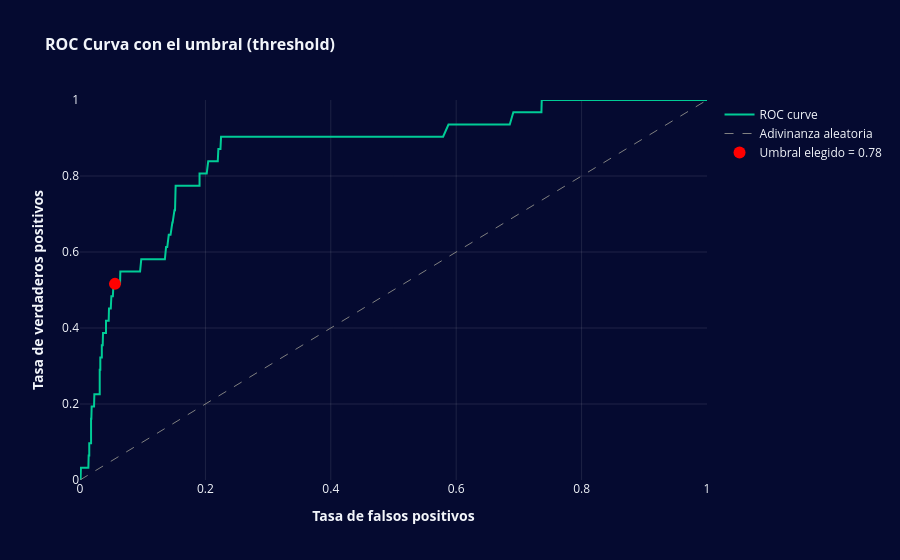

The notebook cell this image was saved under:
### Code cell
idx = np.argmin(np.abs(thresholds - best_threshold))

fig = go.Figure()

fig.add_trace(go.Scatter(
    x=fpr, 
    y=tpr, 
    mode='lines', 
    name='ROC curve',
    line=dict(color='#00CC96', width=2) 
))

fig.add_trace(go.Scatter(
    x=[0, 1], 
    y=[0, 1], 
    mode='lines', 
    name='Adivinanza aleatoria',
    line=dict(dash='dash', color='gray', width=1)
))

fig.add_trace(go.Scatter(
    x=[fpr[idx]], 
    y=[tpr[idx]], 
    mode='markers', 
    name=f'Umbral elegido = {best_threshold:.2f}',
    marker=dict(color='red', size=12) 
))

fig.update_layout(
    title='ROC Curva con el umbral (threshold)',
    title_font=dict(size=16, weight='bold'),
    xaxis_title='Tasa de falsos positivos',
    yaxis_title='Tasa de verdaderos positivos',
    xaxis_title_font=dict(size=14, weight='bold'),
    yaxis_title_font=dict(size=14, weight='bold'),
    xaxis_tickfont=dict(size=12),
    yaxis_tickfont=dict(size=12),
    xaxis=dict(range=[0, 1], zeroline=False),
    yaxis=dict(range=[0, 1], zeroline=False),
    showlegend=True,
    hovermode='closest',

    xaxis_gridcolor='rgba(255,255,255,0.1)',
    yaxis_gridcolor='rgba(255,255,255,0.1)'
)

fig.show()

### Figure 1 — Plotly figure (JSON) as saved in the notebook; plotly's stock layout.template omitted (floating-point values rounded to 4 significant figures; data arrays with more than 128 entries replaced by an {"elided": "..."} marker saying what was removed)
{"data": [{"line": {"color": "#00CC96", "width": 2}, "mode": "lines", "name": "ROC curve", "type": "scatter", "x": {"elided": "471 float values"}, "y": {"elided": "471 float values"}}, {"line": {"color": "gray", "dash": "dash", "width": 1}, "mode": "lines", "name": "Adivinanza aleatoria", "type": "scatter", "x": [0, 1], "y": [0, 1]}, {"marker": {"color": "red", "size": 12}, "mode": "markers", "name": "Umbral elegido = 0.78", "type": "scatter", "x": [0.05577], "y": [0.5161]}], "layout": {"hovermode": "closest", "showlegend": true, "title": {"font": {"size": 16, "weight": "bold"}, "text": "ROC Curva con el umbral (threshold)"}, "xaxis": {"gridcolor": "rgba(255,255,255,0.1)", "range": [0, 1], "tickfont": {"size": 12}, "title": {"font": {"size": 14, "weight": "bold"}, "text": "Tasa de falsos positivos"}, "zeroline": false}, "yaxis": {"gridcolor": "rgba(255,255,255,0.1)", "range": [0, 1], "tickfont": {"size": 12}, "title": {"font": {"size": 14, "weight": "bold"}, "text": "Tasa de verdaderos positivos"}, "zeroline": false}}}
